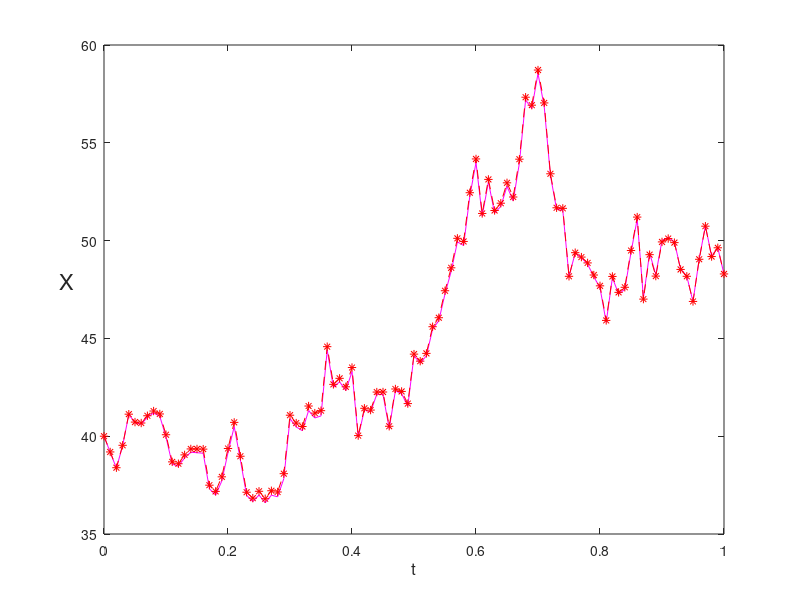

This figure's MATLAB source:
%EM Euler-Maruyama method on linear USDE
%
% USDE is dX = lambda*X dt + mu*X dW, X(0) = Xzero,
% where lambda = 2, mu = 1 and Xzero = 1.
%
% Discretized Brownian path over [0,1] has dt = 2^(-8).
% Euler-Maruyama uses timestep R*dt.
randn('state',100)
lambda = 0.06; mu = 0.32; v = 0.29; afa = 0.50; Xzero = 40; % problem parameters
T = 1; N = 100; dt = 1/N; alpha = ((2*sqrt(3)/pi)*log(afa/(1-afa)));
dW = sqrt(dt)*randn(1,N); % Brownian increments
W = cumsum(dW); % discretized Brownian path
Xtrue = Xzero*exp((lambda-0.5*mu^2)*([dt:dt:T])+(mu*W) + v*alpha);%Exact solution
plot([0:dt:T],[Xzero,Xtrue],'m-'), hold on
R = 1; Dt = R*dt; L = N/R; % L EM steps of size Dt = R*dt
Xem = zeros(1,L); % preallocate for efficiency
Xtemp = Xzero;
for j = 1:L
Winc = sum(dW(R*(j-1)+1:R*j));
Xtemp = Xtemp + Dt*lambda*Xtemp + mu*Xtemp*Winc + Dt*abs(v*Xtemp)*alpha;
Xem(j) = Xtemp;
end
plot([0:Dt:T],[Xzero,Xem],'r--*'), hold off
xlabel('t','FontSize',12)
ylabel('X','FontSize',16,'Rotation',0,'HorizontalAlignment','right')
emerr = abs(Xem(end)-Xtrue(end))
expectedXact = sum(Xtrue)/N